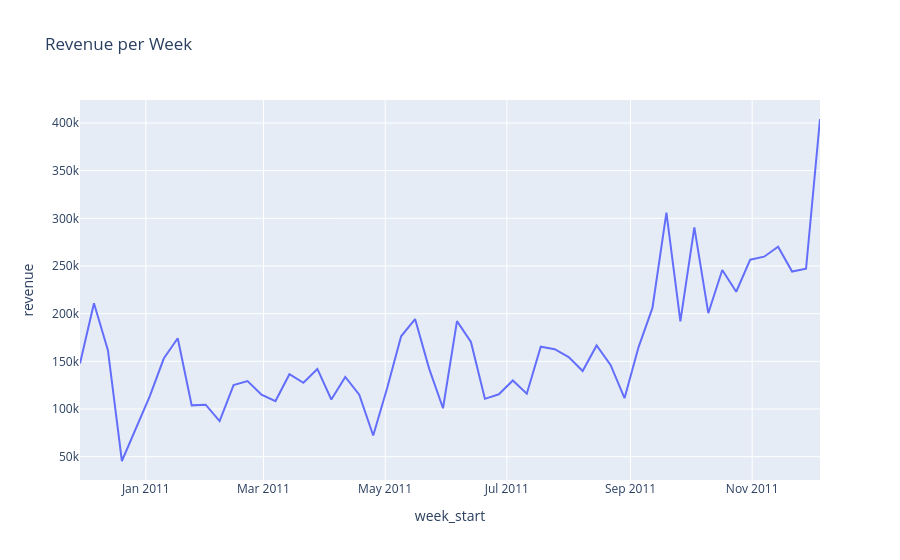

Notebook source saved alongside this figure:
### Code cell
# Plottar graf med justerad data
fig_rev_week_adj = px.line(
    df_rev_week_adj,
    x='week_start',
    y='revenue',
    title='Revenue per Week'
)
fig_rev_week_adj.write_html("../../Analysis/HTML/rev_weekly_revenue_adj.html",
    include_plotlyjs='cdn')
fig_rev_week_adj.show()
